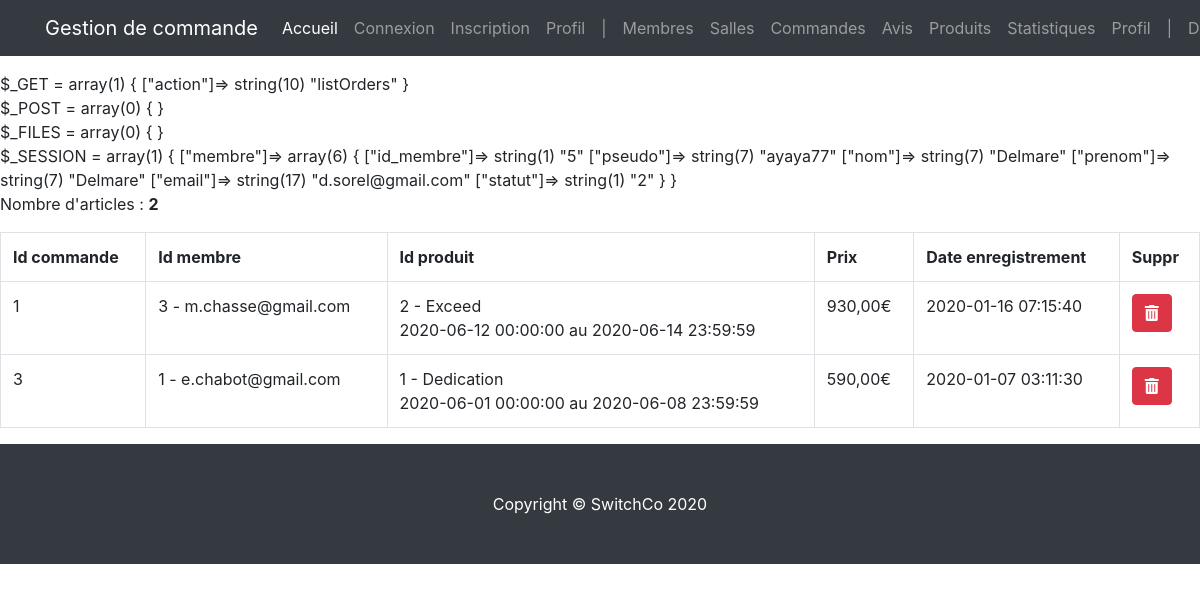
Page /index.php?action=listOrders (signed in) on the earlier database version.
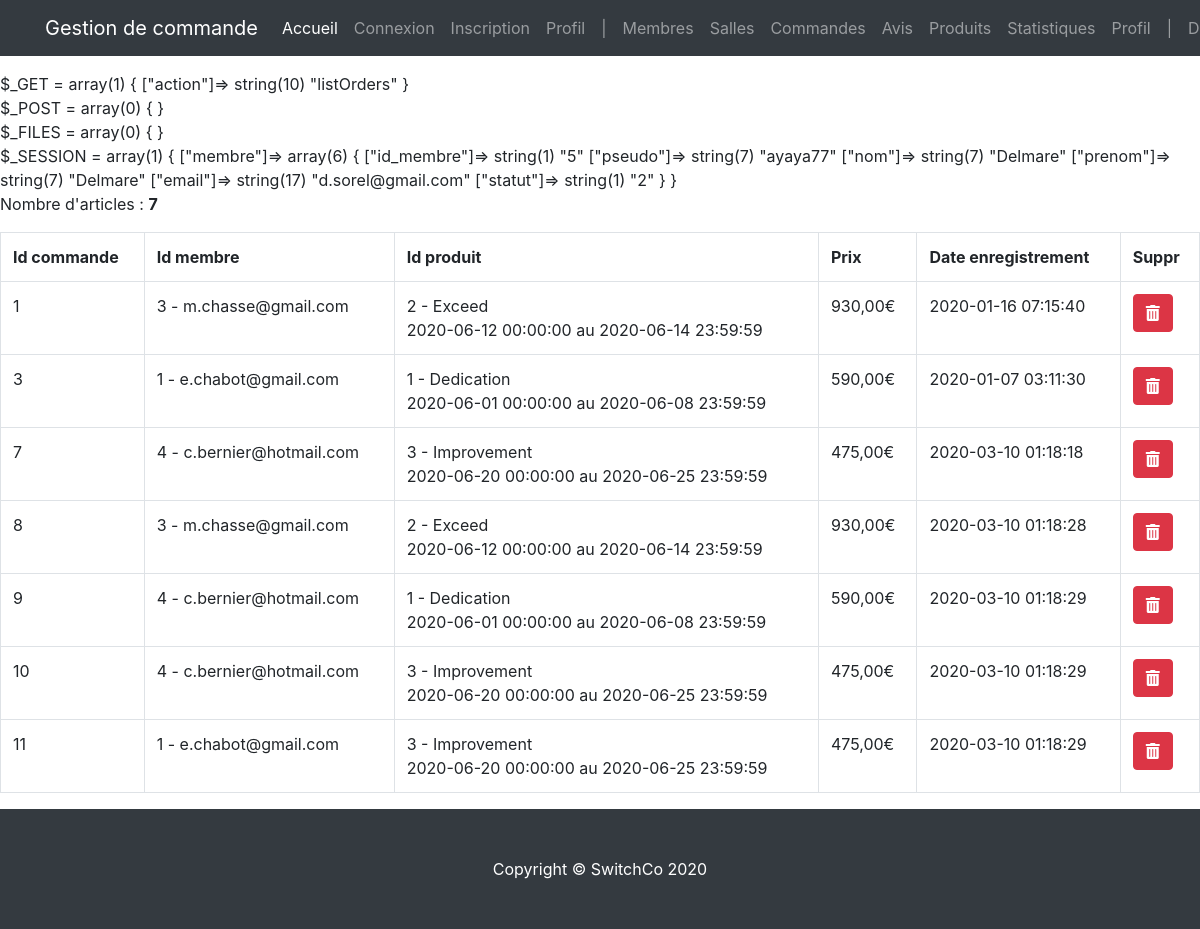
Same page on the later database version.
### tables this page shows
CREATE TABLE `commande` (
  `id_commande` int(3) NOT NULL,
  `id_membre` int(3) NOT NULL,
  `id_produit` int(3) NOT NULL,
  `date_enregistrement` datetime NOT NULL DEFAULT current_timestamp()
);

CREATE TABLE `membre` (
  `id_membre` int(3) NOT NULL,
  `pseudo` varchar(20) NOT NULL,
  `mdp` varchar(60) NOT NULL,
  `nom` varchar(20) NOT NULL,
  `prenom` varchar(20) NOT NULL,
  `email` varchar(50) NOT NULL,
  `civilite` enum('m','f') NOT NULL,
  `statut` int(1) NOT NULL,
  `date_enregistrement` datetime NOT NULL
);

CREATE TABLE `salle` (
  `id_salle` int(3) NOT NULL,
  `titre` varchar(200) NOT NULL,
  `description` text NOT NULL,
  `photo` varchar(200) DEFAULT NULL,
  `pays` varchar(20) NOT NULL,
  `ville` varchar(20) NOT NULL,
  `adresse` varchar(50) NOT NULL,
  `cp` int(5) NOT NULL,
  `capacite` int(3) NOT NULL,
  `categorie` enum('reunion','bureau','formation') NOT NULL
);

CREATE TABLE `produit` (
  `id_produit` int(3) NOT NULL,
  `id_salle` int(3) NOT NULL,
  `date_arrivee` datetime NOT NULL,
  `date_depart` datetime NOT NULL,
  `prix` int(3) NOT NULL,
  `etat` enum('libre','reservation') NOT NULL DEFAULT 'libre'
);

### controller/controller.php (called while the page is built, shortened)
<?php
require('model/model.php');
function showOrders()
{
    $orders_list = getAllOrders();
    require('view/back-office/ordersView.php');
}

### model/model.php (called while the page is built, shortened)
<?php
function dbConnect()
{
    $host_db = 'mysql:host=localhost;dbname=projet_switch';
    $login = 'root';
    $password = '';
    $options = array(
        PDO::ATTR_ERRMODE => PDO::ERRMODE_WARNING,
        PDO::MYSQL_ATTR_INIT_COMMAND => 'SET NAMES utf8'
    );
    return new PDO($host_db, $login, $password, $options);
}
function getAllOrders()
{
    $pdo = dbConnect();
    return $pdo->query(
        'SELECT commande.id_commande, commande.id_membre, membre.email, commande.id_produit, salle.titre, produit.date_arrivee, produit.date_depart, produit.prix, commande.date_enregistrement
FROM commande, produit, membre, salle
WHERE commande.id_membre = membre.id_membre
  AND commande.id_produit = produit.id_produit
  AND produit.id_salle = salle.id_salle'
    );
}

### view/back-office/ordersView.php (the view, shortened to what this page needs)
<?php if (!empty($orders_list)) {
    echo '<p>Nombre d\'articles : <b>' . $orders_list->rowCount() . '</b></p>';
} ?>
<div class="table-responsive">
    <table class="table table-bordered">
        <tr>
            <th>Id commande</th>
            <th>Id membre</th>
            <th>Id produit</th>
            <th>Prix</th>
            <th>Date enregistrement</th>
            <th>Suppr</th>
        </tr>
        <?php
        while ($commande = $orders_list->fetch(PDO::FETCH_ASSOC)) {
            echo '<tr>';
            echo '<td>' . $commande['id_commande'] . '</td>';
            echo '<td>' . $commande['id_membre'] . ' - ' . $commande['email'] . '</td>';
            echo '<td>' . $commande['id_produit'] . ' - ' . $commande['titre'] . '<br/>' . $commande['date_arrivee'] . ' au ' . $commande['date_depart'] .'</td>';
            echo '<td>' . number_format($commande['prix'], 2, ',', ' ') . '€</td>';
            echo '<td>' . $commande['date_enregistrement'] . '</td>';
            echo '<td><a href="?action=deleteOrder&order-id=' . $commande['id_commande'] . '" class="btn btn-danger" onclick="return(confirm(\'Etes-vous sûr ?\'))"><i class="fas fa-trash-alt"></i></a></td>';
            echo '</tr>';
        }
        ?>
    </table>
</div>
<?php require('view/template/template.php'); ?>

Differences in the rows shown:
added commande: id_commande "7", id_membre "4", id_membre.email "c.bernier@hotmail.com", id_produit "3", salle.titre "Improvement", id_produit.date_arrivee "2020-06-20 00:00:00", id_produit.date_depart "2020-06-25 23:59:59", id_produit.prix "475,00", date_enregistrement "2020-03-10 01:18:18"
added commande: id_commande "8", id_membre "3", id_membre.email "m.chasse@gmail.com", id_produit "2", salle.titre "Exceed", id_produit.date_arrivee "2020-06-12 00:00:00", id_produit.date_depart "2020-06-14 23:59:59", id_produit.prix "930,00", date_enregistrement "2020-03-10 01:18:28"
added commande: id_commande "9", id_membre "4", id_membre.email "c.bernier@hotmail.com", id_produit "1", salle.titre "Dedication", id_produit.date_arrivee "2020-06-01 00:00:00", id_produit.date_depart "2020-06-08 23:59:59", id_produit.prix "590,00", date_enregistrement "2020-03-10 01:18:29"
added commande: id_commande "10", id_membre "4", id_membre.email "c.bernier@hotmail.com", id_produit "3", salle.titre "Improvement", id_produit.date_arrivee "2020-06-20 00:00:00", id_produit.date_depart "2020-06-25 23:59:59", id_produit.prix "475,00", date_enregistrement "2020-03-10 01:18:29"
added commande: id_commande "11", id_membre "1", id_membre.email "e.chabot@gmail.com", id_produit "3", salle.titre "Improvement", id_produit.date_arrivee "2020-06-20 00:00:00", id_produit.date_depart "2020-06-25 23:59:59", id_produit.prix "475,00", date_enregistrement "2020-03-10 01:18:29"
Other differences:
$orders_list->rowCount(): "2" → "7"
